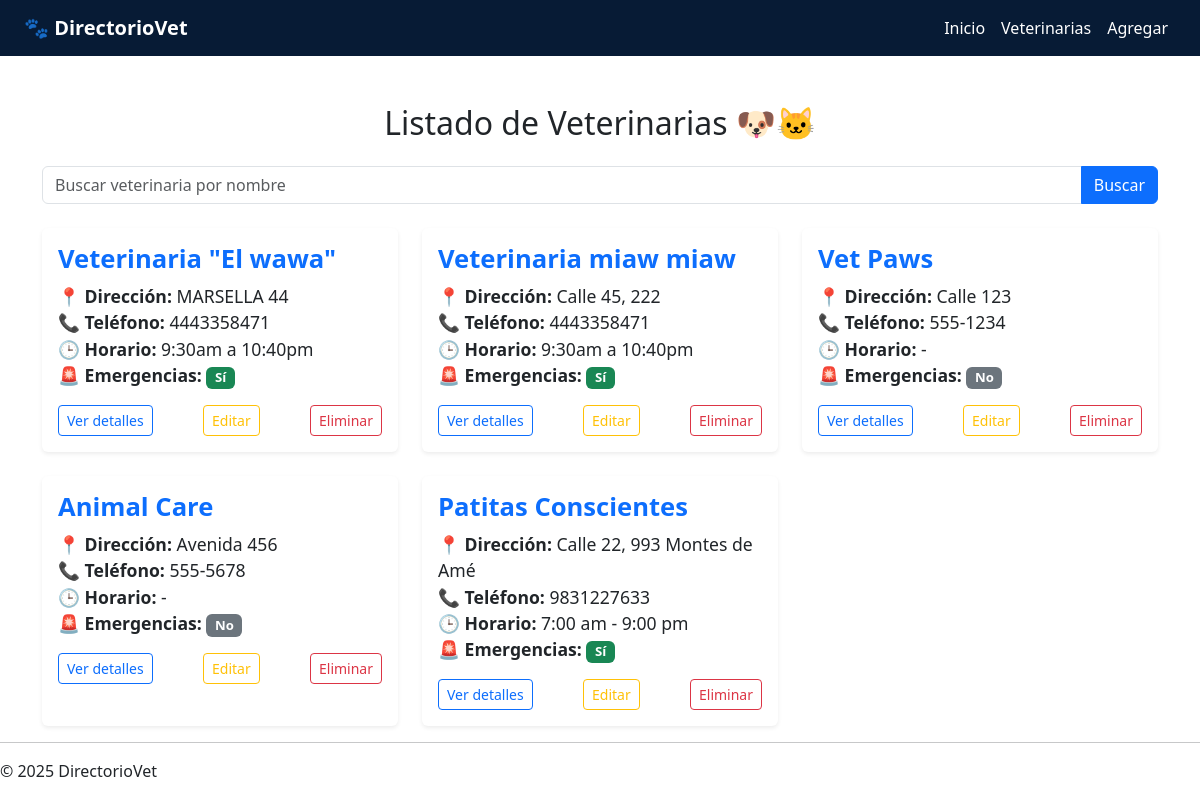
The page /veterinarias/ on the database as committed earlier.
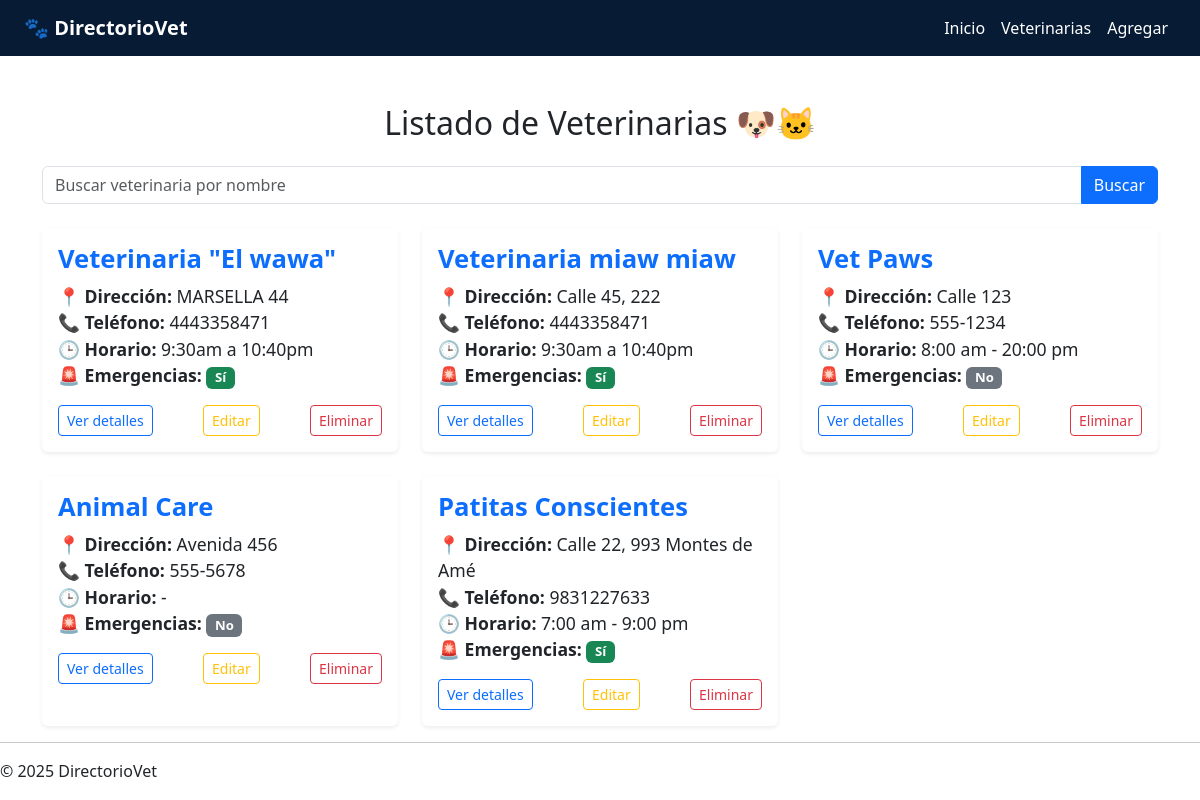
The same page on the database as committed later.
### veterinarias/models.py (models this page shows, shortened)
class Veterinaria(models.Model):
    nombre = models.CharField(max_length=255)
    direccion = models.TextField()
    telefono = models.CharField(max_length=20)
    email = models.EmailField()
    horario = models.CharField(max_length=255)
    admite_emergencias = models.BooleanField(default=False)
    SERVICIOS_OPCIONES = (
        ('spa', 'Spa'),
        ('consulta', 'Consulta veterinaria'),
        ('cirugia', 'Cirugía'),
        ('farmacia', 'Farmacia'),
        ('accesorios', 'Venta de accesorios'),
        ('comida', 'Venta de comida'),
        ('domicilio', 'Servicio a domicilio'),
        ('pension', 'Pensión'),
        ('esterilizacion', 'Esterilización'),
    )
    servicios = MultiSelectField(choices=SERVICIOS_OPCIONES, blank=True)

### veterinarias/views.py (the view)
# urls.py: path('veterinarias/', views.lista_veterinarias, name='lista_veterinarias'),
def lista_veterinarias(request):
    query = request.GET.get('q')
    if query:
        veterinarias = Veterinaria.objects.filter(nombre__icontains=query)
    else:
        veterinarias = Veterinaria.objects.all()
    return render(request, 'veterinarias/lista.html', {'veterinarias': veterinarias, 'query': query})

### veterinarias/templates/veterinarias/lista.html (shortened to what this page needs)
{% extends 'veterinarias/base.html' %}
{% block content %}
<div class="container mt-5">
    <h2 class="mb-4 text-center">Listado de Veterinarias 🐶🐱</h2>
    <form method="GET" class="mb-4">
        <div class="input-group">
            <input type="text" name="q" value="{{ request.GET.q|default_if_none:'' }}" class="form-control" placeholder="Buscar veterinaria por nombre">
            <button class="btn btn-primary" type="submit">Buscar</button>
        </div>
    </form>
    {% if veterinarias %}
        <div class="row g-4">
            {% for vet in veterinarias %}
                <div class="col-md-6 col-lg-4">
                    <div class="card h-100 shadow-sm border-0">
                        <div class="card-body">
                            <h5 class="card-title text-primary fw-bold">{{ vet.nombre }}</h5>
                            <p class="card-text">
                                📍 <strong>Dirección:</strong> {{ vet.direccion|default:"No disponible" }}<br>
                                📞 <strong>Teléfono:</strong> {{ vet.telefono|default:"No disponible" }}<br>
                                🕒 <strong>Horario:</strong> {{ vet.horario|default:"-" }}<br>
                                🚨 <strong>Emergencias:</strong>
                                {% if vet.admite_emergencias %}
                                    <span class="badge bg-success">Sí</span>
                                {% else %}
                                    <span class="badge bg-secondary">No</span>
                                {% endif %}
                            </p>
                            <div class="d-flex justify-content-between mt-3">
                                <a href="{% url 'detalle_veterinaria' vet.pk %}" class="btn btn-outline-primary btn-sm">Ver detalles</a>
                                <a href="{% url 'editar_veterinaria' vet.pk %}" class="btn btn-outline-warning btn-sm">Editar</a>
                                <a href="{% url 'eliminar_veterinaria' vet.pk %}" class="btn btn-outline-danger btn-sm">Eliminar</a>
                            </div>
                        </div>
                    </div>
                </div>
            {% endfor %}
        </div>
    {% else %}
        <div class="alert alert-info text-center mt-4">No hay veterinarias registradas aún.</div>
    {% endif %}
</div>
{% endblock %}

Rows that differ between the two databases and show on the page:
changed Veterinaria "Vet Paws": horario "-" → "8:00 am - 20:00 pm"
